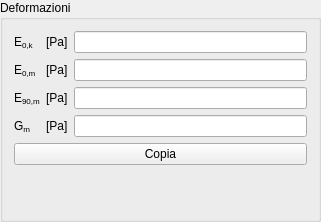
        <widget class="QGroupBox" name="groupBox">
         <property name="title">
          <string>Deformazioni</string>
         </property>
         <layout class="QGridLayout" name="gridLayout_14">
          <item row="0" column="0">
           <widget class="QLabelRichName" name="E0kLabel">
            <property name="text">
             <string>&lt;!DOCTYPE HTML PUBLIC &quot;-//W3C//DTD HTML 4.0//EN&quot; &quot;http://www.w3.org/TR/REC-html40/strict.dtd&quot;&gt;
&lt;html&gt;&lt;head&gt;&lt;meta name=&quot;qrichtext&quot; content=&quot;1&quot; /&gt;&lt;/head&gt;
&lt;body&gt;
E&lt;span style=&quot; vertical-align:sub;&quot;&gt;0,k&lt;/span&gt;
&lt;/body&gt;
&lt;/html&gt;</string>
            </property>
           </widget>
          </item>
          <item row="0" column="1">
           <widget class="QLabelUnitMeasure" name="E0kUMLabel">
            <property name="text">
             <string>&lt;!DOCTYPE HTML PUBLIC &quot;-//W3C//DTD HTML 4.0//EN&quot; &quot;http://www.w3.org/TR/REC-html40/strict.dtd&quot;&gt;
&lt;html&gt;&lt;head&gt;&lt;meta name=&quot;qrichtext&quot; content=&quot;1&quot; /&gt;&lt;/head&gt;
&lt;body&gt;
[Pa]
&lt;/body&gt;
&lt;/html&gt;</string>
            </property>
           </widget>
          </item>
          <item row="0" column="2">
           <widget class="QLineEditValue" name="E0kLEdit"/>
          </item>
          <item row="1" column="0">
           <widget class="QLabelRichName" name="E0mLabel">
            <property name="text">
             <string>&lt;!DOCTYPE HTML PUBLIC &quot;-//W3C//DTD HTML 4.0//EN&quot; &quot;http://www.w3.org/TR/REC-html40/strict.dtd&quot;&gt;
&lt;html&gt;&lt;head&gt;&lt;meta name=&quot;qrichtext&quot; content=&quot;1&quot; /&gt;&lt;/head&gt;
&lt;body&gt;
E&lt;span style=&quot; vertical-align:sub;&quot;&gt;0,m&lt;/span&gt;
&lt;/body&gt;
&lt;/html&gt;</string>
            </property>
           </widget>
          </item>
          <item row="1" column="1">
           <widget class="QLabelUnitMeasure" name="E0mUMLabel">
            <property name="text">
             <string>&lt;!DOCTYPE HTML PUBLIC &quot;-//W3C//DTD HTML 4.0//EN&quot; &quot;http://www.w3.org/TR/REC-html40/strict.dtd&quot;&gt;
&lt;html&gt;&lt;head&gt;&lt;meta name=&quot;qrichtext&quot; content=&quot;1&quot; /&gt;&lt;/head&gt;
&lt;body&gt;
[Pa]
&lt;/body&gt;
&lt;/html&gt;</string>
            </property>
           </widget>
          </item>
          <item row="1" column="2">
           <widget class="QLineEditValue" name="E0mLEdit"/>
          </item>
          <item row="3" column="0">
           <widget class="QLabelRichName" name="GmLabel">
            <property name="text">
             <string>&lt;!DOCTYPE HTML PUBLIC &quot;-//W3C//DTD HTML 4.0//EN&quot; &quot;http://www.w3.org/TR/REC-html40/strict.dtd&quot;&gt;
&lt;html&gt;&lt;head&gt;&lt;meta name=&quot;qrichtext&quot; content=&quot;1&quot; /&gt;&lt;/head&gt;
&lt;body&gt;
G&lt;span style=&quot; vertical-align:sub;&quot;&gt;m&lt;/span&gt;
&lt;/body&gt;
&lt;/html&gt;</string>
            </property>
           </widget>
          </item>
          <item row="3" column="1">
           <widget class="QLabelUnitMeasure" name="GmUMLabel">
            <property name="text">
             <string>&lt;!DOCTYPE HTML PUBLIC &quot;-//W3C//DTD HTML 4.0//EN&quot; &quot;http://www.w3.org/TR/REC-html40/strict.dtd&quot;&gt;
&lt;html&gt;&lt;head&gt;&lt;meta name=&quot;qrichtext&quot; content=&quot;1&quot; /&gt;&lt;/head&gt;
&lt;body&gt;
[Pa]
&lt;/body&gt;
&lt;/html&gt;</string>
            </property>
           </widget>
          </item>
          <item row="3" column="2">
           <widget class="QLineEditValue" name="GmLEdit"/>
          </item>
          <item row="5" column="0" colspan="3">
           <spacer name="verticalSpacer_6">
            <property name="orientation">
             <enum>Qt::Vertical</enum>
            </property>
            <property name="sizeHint" stdset="0">
             <size>
              <width>293</width>
              <height>43</height>
             </size>
            </property>
           </spacer>
          </item>
          <item row="2" column="0">
           <widget class="QLabelRichName" name="E90mLabel">
            <property name="text">
             <string>&lt;!DOCTYPE HTML PUBLIC &quot;-//W3C//DTD HTML 4.0//EN&quot; &quot;http://www.w3.org/TR/REC-html40/strict.dtd&quot;&gt;
&lt;html&gt;&lt;head&gt;&lt;meta name=&quot;qrichtext&quot; content=&quot;1&quot; /&gt;&lt;/head&gt;
&lt;body&gt;
E&lt;span style=&quot; vertical-align:sub;&quot;&gt;90,m&lt;/span&gt;
&lt;/body&gt;
&lt;/html&gt;</string>
            </property>
           </widget>
          </item>
          <item row="2" column="1">
           <widget class="QLabelUnitMeasure" name="E90mUMLabel">
            <property name="text">
             <string>&lt;!DOCTYPE HTML PUBLIC &quot;-//W3C//DTD HTML 4.0//EN&quot; &quot;http://www.w3.org/TR/REC-html40/strict.dtd&quot;&gt;
&lt;html&gt;&lt;head&gt;&lt;meta name=&quot;qrichtext&quot; content=&quot;1&quot; /&gt;&lt;/head&gt;
&lt;body&gt;
[Pa]
&lt;/body&gt;
&lt;/html&gt;</string>
            </property>
           </widget>
          </item>
          <item row="2" column="2">
           <widget class="QLineEditValue" name="E90mLEdit"/>
          </item>
          <item row="4" column="0" colspan="3">
           <widget class="QPushButton" name="copyEToClipBoardPButton">
            <property name="text">
             <string>Copia</string>
            </property>
           </widget>
          </item>
         </layout>
        </widget>
